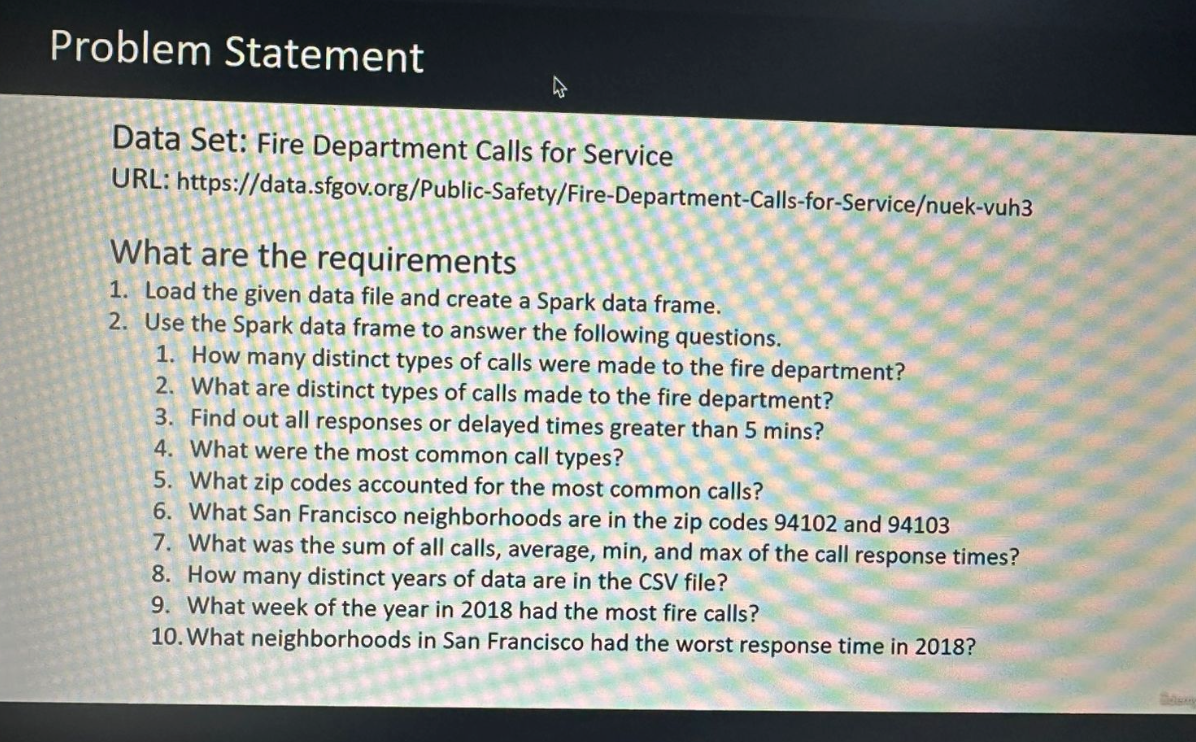
#> input picture Img/test.jpg, 1196 x 742 px
$ python -i read_text.py   (imports and definitions only)
#> lines starting #> are read from the running program, lines starting #| are printed output that depends on the picture; after the words box and inside, x2 and y2 are one past the last pixel; in counts of white or black regions, pixels touching at a corner belong together
#> further down, picture is the input picture: PIL image 1196x742 RGBA; mean R, G, B, A 160.8, 163.2, 155.8, 255
import tkinter as tk
from tkinter import filedialog
from PIL import Image , ImageTk, ImageEnhance, ImageFilter
import pytesseract
import numpy as np
import cv2

#Funcion para seleccionar y cargar la imagen
def load_image():
    archivo = filedialog.askopenfilename()
    if archivo:
        txt_resultado.delete(1.0,tk.END)
        txt_resultado.insert(tk.END,"Loading image","color")
        txt_resultado.insert(tk.END, "\n")
        imagen = Image.open(archivo)
        imagen.thumbnail((400,400)) #ajustamos la imagen a un formato estandar
        img = ImageTk.PhotoImage(imagen) #crea una imagen compatible con tkinter
        lbl_imagen.config(image=img) #actualizar la imagen en la etiqueta
        lbl_imagen.imagen = img #crea la referencia al tkinter
        lbl_imagen.path = archivo #extrae el path
        txt_resultado.insert(tk.END,"Image loaded successfully","color")

#Extraer texto de la imagen
def extraer_texto():
    try:
        txt_resultado.delete(1.0,tk.END)  # Imprimir mensaje de progreso
        txt_resultado.insert(tk.END, "Extracting text","color")
        if hasattr(lbl_imagen,'path'):
            imagen = Image.open(lbl_imagen.path)
            imagen_mejorada = mejorar_imagen(imagen) #mejorar la imagen
            texto = pytesseract.image_to_string(imagen_mejorada) #Extraer texto
            txt_resultado.insert(tk.END, "\n")  # Insertar salto de linea
            txt_resultado.insert(tk.END, texto,"color")
    except Exception as e:
        print(f"Error al extraer texto: {e}")

def mejorar_imagen(imagen):
    #convertir a escala de grises
    imagen = imagen.convert('L')
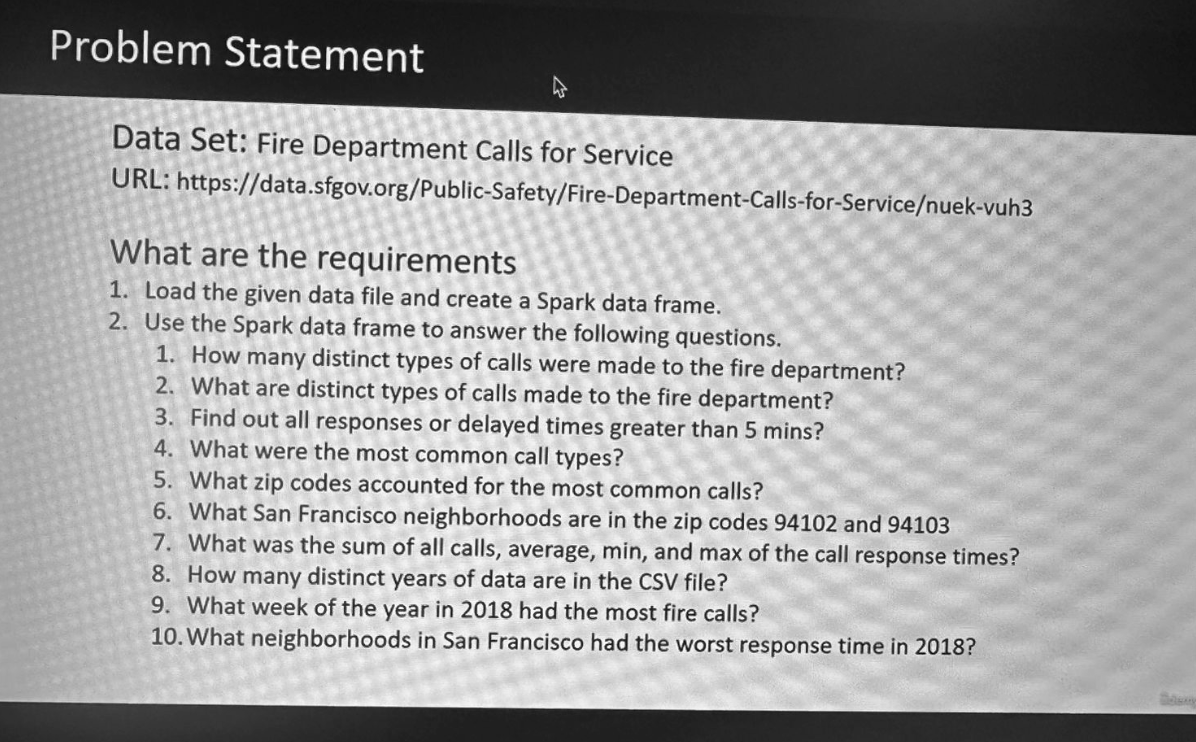
#> imagen: PIL image 1196x742 L; min 2, max 255, mean 161.6
    #Eliminar ruido
    imagen = imagen.filter(ImageFilter.GaussianBlur(1))
    #convertir a un arreglo para binarizar la imagen
    imagen_np = np.array(imagen)
    #binarizar la imagen con umbral
    _,imagen_binaria = cv2.threshold(imagen_np,128,255,cv2.THRESH_BINARY)
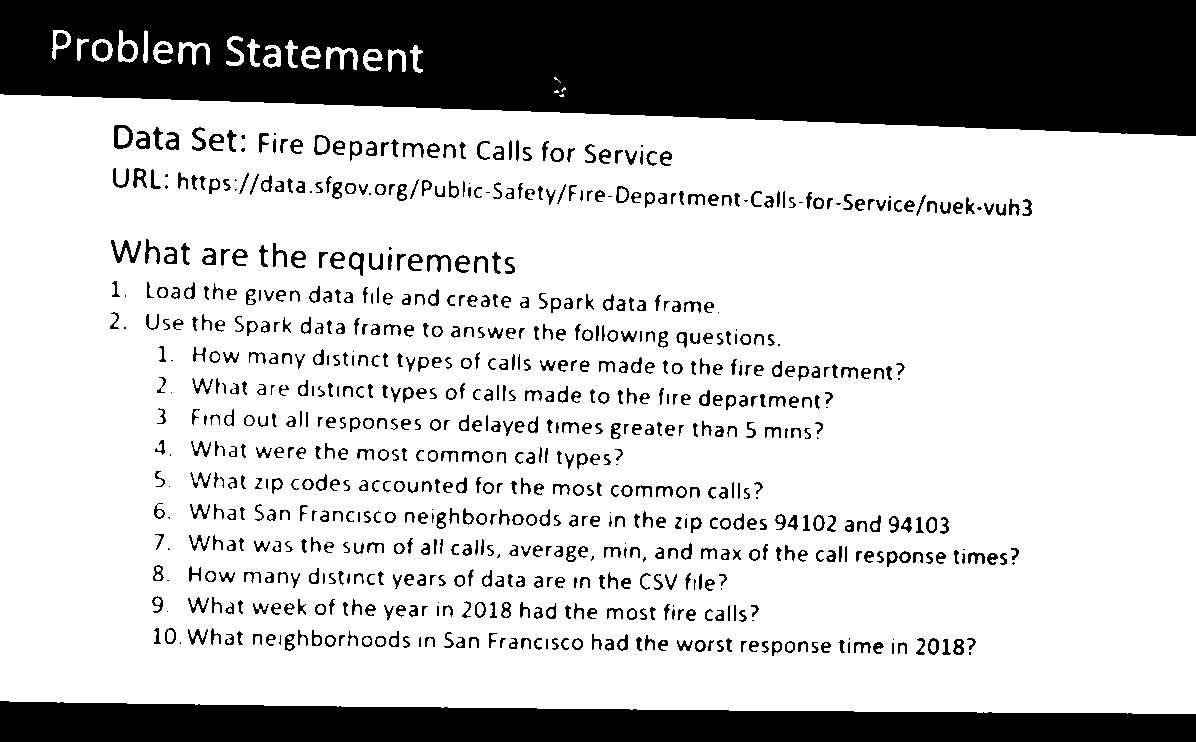
#> imagen_binaria: shape (742, 1196); 75.7% white; 803 black regions (66 under 20 px), largest, box (x1, y1, x2, y2) and area: (0, 0, 1196, 136) 132595, (0, 701, 1196, 742) 39797, (111, 240, 141, 263) 269
    imagen_mejorada = Image.fromarray(imagen_binaria)
    return imagen_mejorada


#Configuracion de Ventana
# [3 lines not run here, left out]

#Boton para cargar imagen
# [1 line that did not run here, left out]
# [1 line not run here, left out]

#Label para mostrar la imagen
# [1 line that did not run here, left out]
# [1 line not run here, left out]

#Boton para extraer texto
# [1 line that did not run here, left out]
# [1 line not run here, left out]

#Cuadro para mostrar el resultado
# [1 line that did not run here, left out]
# [6 lines not run here, left out]

>>> from PIL import Image
>>> picture = Image.open('../Img/test.jpg')
>>> result = mejorar_imagen(picture)
